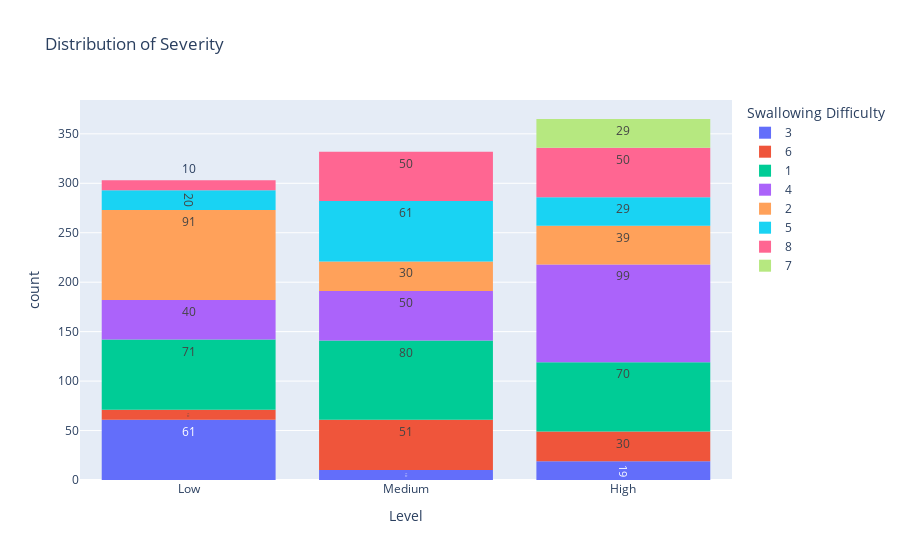

Write notebook code for a chart like this one.
### Code cell
# Swallowing Difficulty
fig = px.histogram(lung, x = 'Level', color = 'Swallowing Difficulty', nbins = 10, title = 'Distribution of Severity', text_auto = True)
fig.show()

### Figure 1 — Plotly figure (JSON) as saved in the notebook; plotly's stock layout.template omitted (floating-point values rounded to 4 significant figures; data arrays with more than 128 entries replaced by an {"elided": "..."} marker saying what was removed)
{"data": [{"alignmentgroup": "True", "bingroup": "x", "hovertemplate": "Swallowing Difficulty=3<br>Level=%{x}<br>count=%{y}<extra></extra>", "legendgroup": "3", "marker": {"color": "#636efa", "pattern": {"shape": ""}}, "name": "3", "nbinsx": 10, "offsetgroup": "3", "orientation": "v", "showlegend": true, "texttemplate": "%{value}", "type": "histogram", "x": ["Low", "Low", "Medium", "High", "Low", "High", "Low", "Low", "Low", "Low", "High", "Low", "Medium", "High", "Low", "Low", "Low", "Low", "Low", "Low", "High", "Low", "Medium", "High", "Low", "Low", "Low", "Low", "Low", "Low", "High", "Low", "Low", "Medium", "High", "Low", "Low", "Low", "Low", "Low", "Low", "Low", "High", "Low", "Medium", "High", "Low", "Low", "Low", "Low", "Low", "High", "Low", "Medium", "High", "Low", "Low", "Low", "Low", "Low", "High", "Medium", "Low", "Medium", "High", "Low", "Low", "Low", "Low", "Low", "High", "High", "Low", "Medium", "High", "Low", "Low", "Low", "Low", "Low", "High", "Low", "Medium", "High", "Low", "Low", "Low", "Low", "Low", "Low"], "xaxis": "x", "yaxis": "y"}, {"alignmentgroup": "True", "bingroup": "x", "hovertemplate": "Swallowing Difficulty=6<br>Level=%{x}<br>count=%{y}<extra></extra>", "legendgroup": "6", "marker": {"color": "#EF553B", "pattern": {"shape": ""}}, "name": "6", "nbinsx": 10, "offsetgroup": "6", "orientation": "v", "showlegend": true, "texttemplate": "%{value}", "type": "histogram", "x": ["Medium", "Medium", "High", "Low", "Medium", "Medium", "High", "Medium", "Medium", "High", "High", "Medium", "High", "Low", "Medium", "Medium", "Medium", "Medium", "High", "High", "Medium", "High", "Low", "Medium", "Medium", "Medium", "Medium", "High", "High", "Medium", "High", "Low", "Medium", "Medium", "Medium", "Medium", "High", "Low", "High", "Medium", "High", "Medium", "Low", "Medium", "Medium", "Medium", "Medium", "High", "Medium", "High", "Medium", "High", "Low", "Medium", "Medium", "Medium", "Medium", "Medium", "High", "High", "Medium", "High", "Medium", "Low", "Medium", "Medium", "Medium", "Medium", "High", "High", "High", "Medium", "High", "Low", "Medium", "Medium", "Medium", "Medium", "High", "High", "High", "Medium", "High", "Low", "Medium", "Medium", "Medium", "Medium", "High", "Medium", "High"], "xaxis": "x", "yaxis": "y"}, {"alignmentgroup": "True", "bingroup": "x", "hovertemplate": "Swallowing Difficulty=1<br>Level=%{x}<br>count=%{y}<extra></extra>", "legendgroup": "1", "marker": {"color": "#00cc96", "pattern": {"shape": ""}}, "name": "1", "nbinsx": 10, "offsetgroup": "1", "orientation": "v", "showlegend": true, "texttemplate": "%{value}", "type": "histogram", "x": {"elided": "221 str values"}, "xaxis": "x", "yaxis": "y"}, {"alignmentgroup": "True", "bingroup": "x", "hovertemplate": "Swallowing Difficulty=4<br>Level=%{x}<br>count=%{y}<extra></extra>", "legendgroup": "4", "marker": {"color": "#ab63fa", "pattern": {"shape": ""}}, "name": "4", "nbinsx": 10, "offsetgroup": "4", "orientation": "v", "showlegend": true, "texttemplate": "%{value}", "type": "histogram", "x": {"elided": "189 str values"}, "xaxis": "x", "yaxis": "y"}, {"alignmentgroup": "True", "bingroup": "x", "hovertemplate": "Swallowing Difficulty=2<br>Level=%{x}<br>count=%{y}<extra></extra>", "legendgroup": "2", "marker": {"color": "#FFA15A", "pattern": {"shape": ""}}, "name": "2", "nbinsx": 10, "offsetgroup": "2", "orientation": "v", "showlegend": true, "texttemplate": "%{value}", "type": "histogram", "x": {"elided": "160 str values"}, "xaxis": "x", "yaxis": "y"}, {"alignmentgroup": "True", "bingroup": "x", "hovertemplate": "Swallowing Difficulty=5<br>Level=%{x}<br>count=%{y}<extra></extra>", "legendgroup": "5", "marker": {"color": "#19d3f3", "pattern": {"shape": ""}}, "name": "5", "nbinsx": 10, "offsetgroup": "5", "orientation": "v", "showlegend": true, "texttemplate": "%{value}", "type": "histogram", "x": ["Medium", "Medium", "High", "High", "Low", "Low", "Medium", "Medium", "Medium", "Medium", "High", "Medium", "Medium", "High", "Medium", "High", "High", "High", "Low", "Low", "Medium", "Medium", "Medium", "Medium", "High", "Medium", "Medium", "High", "High", "Low", "Low", "Low", "Medium", "Medium", "Medium", "Medium", "High", "Medium", "Low", "Medium", "Medium", "High", "High", "Low", "Low", "Medium", "Medium", "Medium", "Medium", "High", "Medium", "Medium", "High", "High", "Low", "Low", "Medium", "Medium", "Medium", "Medium", "Medium", "High", "Medium", "Medium", "Medium", "High", "High", "Low", "Low", "Medium", "Medium", "Medium", "Medium", "Medium", "High", "Medium", "Medium", "Medium", "High", "High", "Low", "Low", "Medium", "Medium", "Medium", "High", "Medium", "High", "Medium", "Medium", "High", "High", "Low", "Low", "Medium", "Medium", "Medium", "Medium", "High", "Medium", "Medium", "High", "High", "Low", "Low", "Medium", "Medium", "Medium", "Medium", "Medium"], "xaxis": "x", "yaxis": "y"}, {"alignmentgroup": "True", "bingroup": "x", "hovertemplate": "Swallowing Difficulty=8<br>Level=%{x}<br>count=%{y}<extra></extra>", "legendgroup": "8", "marker": {"color": "#FF6692", "pattern": {"shape": ""}}, "name": "8", "nbinsx": 10, "offsetgroup": "8", "orientation": "v", "showlegend": true, "texttemplate": "%{value}", "type": "histogram", "x": ["High", "Medium", "High", "Low", "Medium", "Medium", "Medium", "Medium", "High", "High", "Medium", "High", "High", "Medium", "High", "Low", "High", "Medium", "Medium", "Medium", "Medium", "High", "High", "High", "High", "Low", "Medium", "High", "Low", "Medium", "Medium", "Medium", "Medium", "High", "High", "High", "High", "Medium", "High", "Low", "Medium", "Medium", "Medium", "Medium", "High", "High", "High", "High", "High", "Medium", "High", "Low", "Medium", "Medium", "Medium", "Medium", "Medium", "High", "High", "High", "High", "Medium", "Medium", "High", "Low", "Medium", "Medium", "Medium", "Medium", "Medium", "High", "High", "High", "High", "Medium", "Medium", "High", "Low", "High", "Medium", "Medium", "Medium", "Medium", "High", "High", "High", "High", "Medium", "High", "Low", "High", "Medium", "Medium", "Medium", "Medium", "High", "High", "High", "High", "Medium", "High", "High", "Low", "Medium", "Medium", "Medium", "Medium", "High", "High", "High"], "xaxis": "x", "yaxis": "y"}, {"alignmentgroup": "True", "bingroup": "x", "hovertemplate": "Swallowing Difficulty=7<br>Level=%{x}<br>count=%{y}<extra></extra>", "legendgroup": "7", "marker": {"color": "#B6E880", "pattern": {"shape": ""}}, "name": "7", "nbinsx": 10, "offsetgroup": "7", "orientation": "v", "showlegend": true, "texttemplate": "%{value}", "type": "histogram", "x": ["High", "High", "High", "High", "High", "High", "High", "High", "High", "High", "High", "High", "High", "High", "High", "High", "High", "High", "High", "High", "High", "High", "High", "High", "High", "High", "High", "High", "High"], "xaxis": "x", "yaxis": "y"}], "layout": {"barmode": "relative", "legend": {"title": {"text": "Swallowing Difficulty"}, "tracegroupgap": 0}, "title": {"text": "Distribution of Severity"}, "xaxis": {"anchor": "y", "domain": [0, 1], "title": {"text": "Level"}}, "yaxis": {"anchor": "x", "domain": [0, 1], "title": {"text": "count"}}}}
